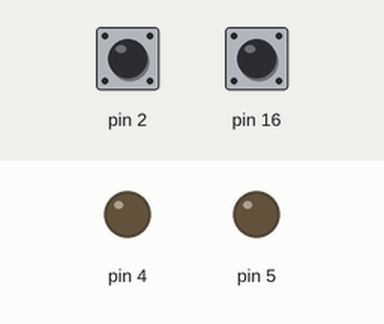
A sketch run on a simulated Arduino Uno, built with avr-gcc and run on an emulated ATmega328P. Shown: output pins drawn as LEDs (lit = HIGH). The test bench sets the inputs (shaded band); at power-on: pin 2 HIGH, pin 16 HIGH. Pins used as bus, display or sensor lines are not drawn; what the sketch prints to the serial monitor is not drawn.

Above: at 1.2 s.
1.3 s: pin 2 pulled LOW for 3.2 s
At 2.8 s:
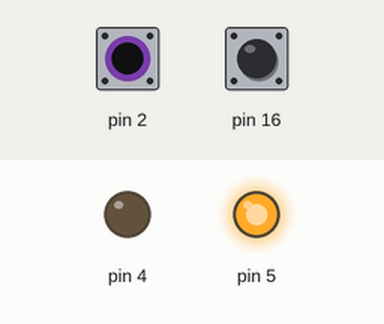
At 5.1 s:
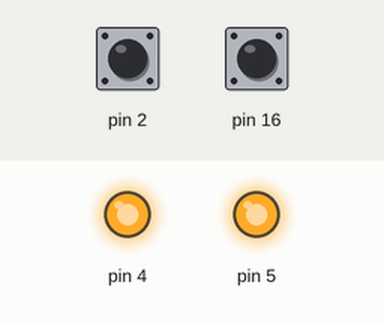
6.0 s: pin 2 pulled LOW for 1 s
At 6.9 s:
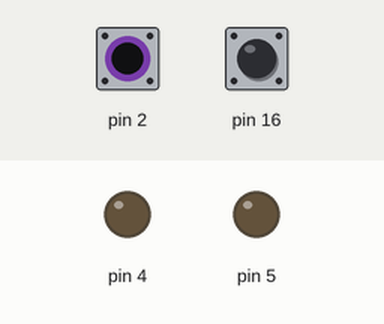
Timing chart, 0 to 9.0 s (numbered marks = the images above; inputs shaded):
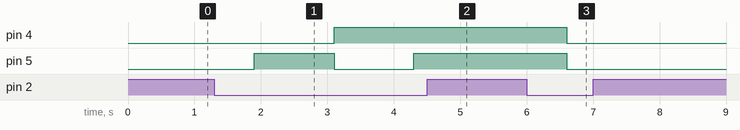

The sketch:

sketch_oct8d.ino
```cpp
// 設置第二個按鈕的引腳
const int button2Pin = 14;  // 假設第二個按鈕連接到引腳14

void setup() {
  // 設置初始化代碼，只運行一次
  Serial.begin(9600);  // 初始化串口通信，波特率為9600
  pinMode(16, INPUT_PULLUP);  // 設置引腳16為輸入模式，啟用內部上拉電阻
  pinMode(2, INPUT_PULLUP);  // 設置第二個按鈕引腳為輸入模式，啟用內部上拉電阻
  pinMode(4, OUTPUT);  // 設置引腳4為輸出模式
  pinMode(5, OUTPUT);  // 設置引腳5為輸出模式
  pinMode(0, OUTPUT);  // 設置引腳0為輸出模式
  digitalWrite(4, LOW);  // 初始化引腳4為低電平 GREEN
  digitalWrite(5, LOW);  // 初始化引腳5為低電平 YELLOW
  digitalWrite(0, LOW);  // 初始化引腳0為低電平 RED
}

// 讀取引腳16的初始狀態
bool p16 = digitalRead(16);
// 設置標誌位，用於防止按鈕重複觸發
bool flag = LOW;
// 設置LED序列計數器
int led_sequence = 0;

void loop() {
  // 主循環代碼，重複執行
  // 讀取引腳16的當前狀態
  p16 = digitalRead(16);
  // 讀取第二個按鈕的狀態
  bool button2State = digitalRead(2);

  // 通過串口輸出引腳16的狀態
  Serial.println(p16);

  // 如果第二個按鈕被按下，自動循環LED狀態
  if (button2State == LOW) {
    changeLEDState();
    delay(500);  // 延遲500毫秒，控制自動循環的速度
  }
  // 如果引腳16為低電平（按鈕被按下）且標誌位為LOW
  else if (p16 == 0 && flag == LOW) {
    changeLEDState();
    // 設置標誌位為HIGH，防止重複觸發
    flag = HIGH;
  }
  // 如果按鈕釋放且標誌位為HIGH
  else if (p16 == 1 && flag == HIGH) {
    // 重置標誌位，為下一次按鈕按下做準備
    flag = LOW;
  }

  // 延遲100毫秒
  delay(100);
}

// 改變LED狀態的函數
void changeLEDState() {
  // 重置所有LED
  digitalWrite(4, LOW);
  digitalWrite(5, LOW);
  digitalWrite(0, LOW);

  // 根據序列點亮LED
  if (led_sequence == 0) {
    digitalWrite(0, HIGH);  // 點亮引腳4的LED
  } else if (led_sequence == 1) {
    digitalWrite(5, HIGH);  // 點亮引腳5的LED
  } else if (led_sequence == 2) {
    digitalWrite(5, HIGH);  // 點亮引腳0的LED
    digitalWrite(0, HIGH);  // 同時點亮引腳5的LED
  } else if (led_sequence == 3) {
    digitalWrite(4, HIGH);
    digitalWrite(5, LOW);
    digitalWrite(0, LOW);
  } else if (led_sequence == 4) {
    digitalWrite(4, HIGH);
    digitalWrite(5, LOW);
    digitalWrite(0, HIGH);
  } else if (led_sequence == 5) {
    digitalWrite(4, HIGH);
    digitalWrite(5, HIGH);
    digitalWrite(0, LOW);
  } else if (led_sequence == 6) {
    digitalWrite(4, HIGH);
    digitalWrite(5, HIGH);
    digitalWrite(0, HIGH);
  } else {
    digitalWrite(4, LOW);
    digitalWrite(5, LOW);
    digitalWrite(0, LOW);
  }

  // 增加序列計數
  led_sequence++;
  // 如果序列計數超過7，重置為0
  if (led_sequence > 7) {
    led_sequence = 0;
  }
}
```

Measured:
- after the input at 1.3 s, pin 4: LOW → HIGH after 1.8 s; pin 5: LOW → HIGH after 0.60 s, → LOW 1.2 s later, → HIGH 1.2 s later
- after the input at 6.0 s, pin 4, pin 5: HIGH → LOW after 0.60 s
